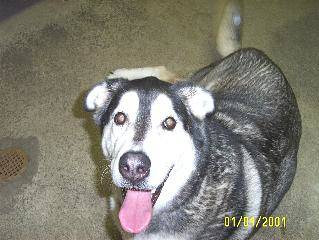
#> input picture convolutional-neural-networks/conv-visualization/data/dog.jpg, 319 x 240 px, given in place of curved_lane.jpg, which was not available
$ jupyter execute custom_filters.ipynb   (shell and % lines are left out)   (text cells are left out)
#> lines starting #> are read from the running program, lines starting #| are printed output that depends on the picture; pictures that were not available may be replaced by others from this repository, and a replacement may not be noted
[cell 1]
import matplotlib.pyplot as plt
import matplotlib.image as mpimg

import cv2
import numpy as np


# Read in the image
image = mpimg.imread('data/curved_lane.jpg')
#> image is the input picture: shape (240, 319, 3); mean R, G, B 129.5, 127, 115.9

plt.imshow(image)

[cell 2]
# Convert to grayscale for filtering
gray = cv2.cvtColor(image, cv2.COLOR_RGB2GRAY)
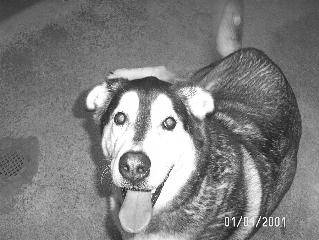
#> gray: shape (240, 319); min 7, max 255, mean 126.4

plt.imshow(gray, cmap='gray')

[cell 3]
from scipy.stats import multivariate_normal
# Create a custom kernel

# 3x3 array for edge detection
sobel_y = np.array([[ -1, -2, -1],
                   [ 0, 0, 0],
                   [ 1, 2, 1]])

## TODO: Create and apply a Sobel x operator

sobel_x = np.array([[-1, 0, 1],
                    [-2, 0, 2],
                    [-1, 0, 1]])

blur = np.full((8,8), 1/8**2)

def gaussian_filter(kernel_size = 5):
    x = y = np.linspace(-1, 1, kernel_size)
    xv, yv = np.meshgrid(x, y)
    coordinates = np.zeros(xv.shape + (2,))
    coordinates[:, :, 0] = xv
    coordinates[:, :, 1] = yv
    gaussian_2d = multivariate_normal(mean = [0, 0], cov = [[1, 0], [0, 1]])
    coordinates = gaussian_2d.pdf(coordinates)
    return coordinates / coordinates.sum()
gaussian_blur = gaussian_filter(11)

# Filter the image using filter2D, which has inputs: (grayscale image, bit-depth, kernel)
filtered_image = cv2.filter2D(gray, -1, gaussian_blur)
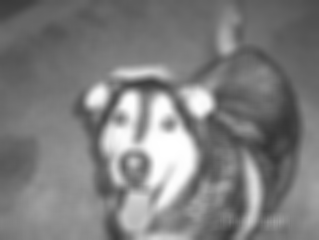
#> filtered_image: shape (240, 319); min 53, max 255, mean 126.4

plt.imshow(filtered_image, cmap='gray');

[cell 4]
dog = mpimg.imread('data/dog.jpg')
plt.imshow(dog);

[cell 5]
blur_image = cv2.GaussianBlur(dog, (5, 5), 0)
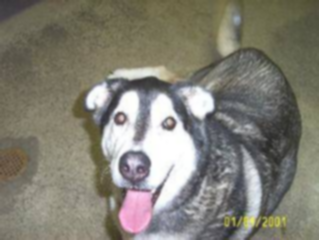
#> blur_image: shape (240, 319, 3); mean R, G, B 129.5, 127, 115.9

plt.imshow(blur_image, cmap='gray');
